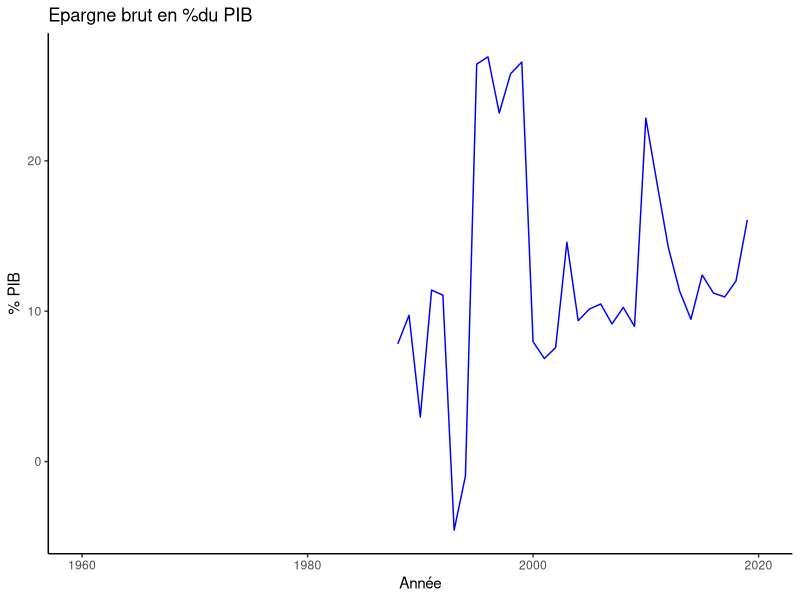
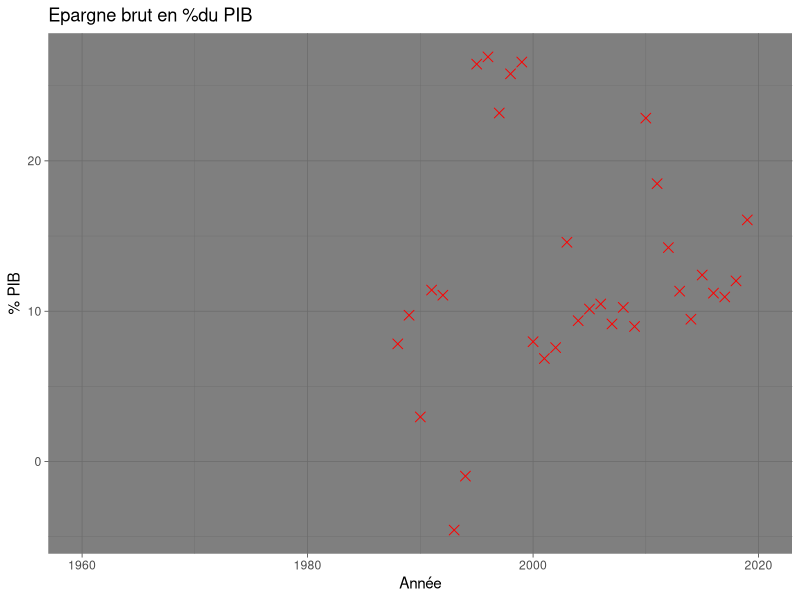

Source code (R) for these figures, in order: (Note: this script raises an error after producing the figures.)
######Informatique pour sciences sociales 
######devoir final 2

######Preparer par John Pascal Belande (Be172850)

library('openxlsx')            #lancement du package permetant d'importer le fichier excel
library(tidyverse)

data<-read.xlsx("Data.xlsx")   #importation du fichier excel
data

PIB<-data[48,7:67]             #extraction des colones 7 à 67 de la ligne 48 et son enregistrement dans un objet.
PIB                            #Lancement de l'objet
summary(PIB)                   #l'objet est constate du type caractere
PIB<-as.numeric(PIB)             #conversion du type de l'objet en numeric 
PIB

année<-data[2,7:67]            #extraction des colones 7 à 67 de la ligne 2 et son enregistrement dans un objet.
année                          #Lancement de l'objet
summary(année)                 #l'objet est constate du type caractere
année<-as.numeric(année)           #conversion du type de l'objet en numeric
année

base<-data.frame(année,PIB)       #creation d'un data frame avec les données extraites
base                             


#graphe en ligne
ggplot(base,aes(x=année,y=PIB,colour=line))+
  geom_line(color="blue")+
  ggtitle("Epargne brut en %du PIB")+
  xlab("Année")+ylab("% PIB")+
  theme_classic()

#graphe nuage de points
ggplot(base,aes(x=année,y=PIB,colour=line))+
  geom_point(size=3,shape=4,color="red")+
  ggtitle("Epargne brut en %du PIB")+
  xlab("Année")+ylab("% PIB")+
  theme_dark()

#graphe en batton

ttype<-table(base$PIB)
ptype<-prop.table(ttype)*100 # en pourcentage

ptype
#verifier le type d'objet
classe(ptype)
# convertir en data frame
ptype<-data.frame(ptype)
ptype

ggplot(data=ptype,aes(x=Var1, y=Freq))+
  geom_bar(stat = "identity", fill="orange")+
  ggtitle("Epargne brut en %du PIB")+
  xlab("Valeur PIB")+ ylab("Pourcentage")+
  theme_light()

